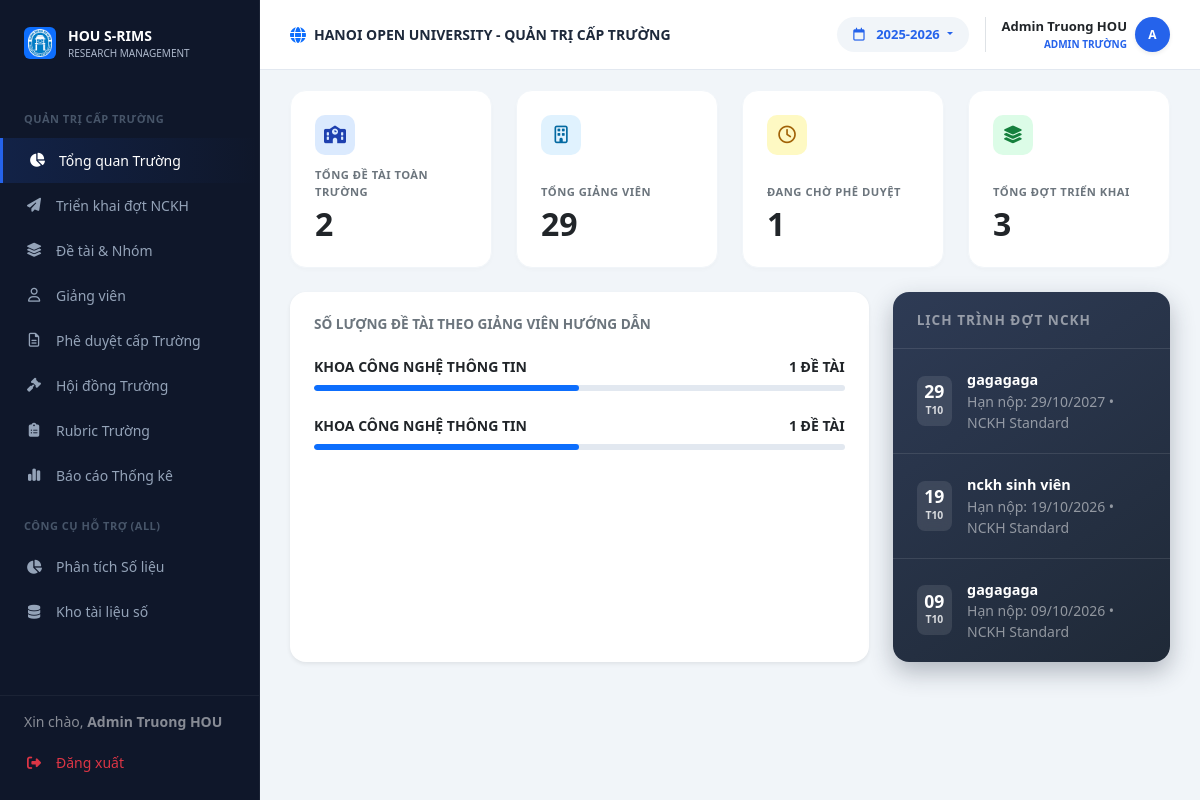
The page /admin (signed in) on the database its author committed.
### models.py (models this page shows, shortened)
class User(db.Model):
    __tablename__ = 'users'
    id = db.Column(db.Integer, primary_key=True)
    username = db.Column(db.String(50), unique=True, nullable=False)
    password_hash = db.Column(db.Text, nullable=False)
    full_name = db.Column(db.String(100), nullable=False)
    email = db.Column(db.String(120), unique=True, nullable=False)
    phone = db.Column(db.String(20), nullable=True)
    bio = db.Column(db.Text, nullable=True)
    role = db.Column(db.String(20), nullable=False) # Admin, Lecturer, Student
    student_id = db.Column(db.String(20), nullable=True)   # MSSV for students
    faculty = db.Column(db.String(100), nullable=True)      # faculty / department
    topics_mentored = db.relationship('Topic', backref='mentor', lazy=True)
    group_memberships = db.relationship('GroupMember', backref='student', lazy=True)
    @property
    def password(self):
        return self.password_hash

class Batch(db.Model):
    __tablename__ = 'batches'
    id = db.Column(db.Integer, primary_key=True)
    name = db.Column(db.String(100), nullable=False)
    type = db.Column(db.String(50), nullable=True, default='NCKH')
    start_date = db.Column(db.DateTime, nullable=True)
    end_date = db.Column(db.DateTime, nullable=True)
    submission_deadline = db.Column(db.DateTime, nullable=True)
    status = db.Column(db.String(20), default='active') # active, completed
    academic_year = db.Column(db.String(20), default='2025-2026')
    guidance_doc = db.Column(db.String(255), nullable=True)
    description = db.Column(db.Text, nullable=True)
    created_at = db.Column(db.DateTime, default=datetime.utcnow)
    topics = db.relationship('Topic', backref='batch', lazy=True)
    groups = db.relationship('Group', backref='batch', lazy=True)

### routes/web.py (the view)
@web_bp.route('/admin')
def admin_page():
    if session.get('role') not in ['admin', 'faculty']:
        return redirect(url_for('auth.login'))
    from models import Topic, User, Batch, Council, Group
    topics = Topic.query.all()
    users = User.query.all()
    batches = Batch.query.order_by(Batch.id.desc()).all()
    councils = Council.query.all()
    groups = Group.query.all()
    return render_template('admin.html', topics=topics, users=users, batches=batches, councils=councils, groups=groups)

### templates/admin.html (shortened to what this page needs)
{% extends "base.html" %}
{% block content %}
    <div class="top-bar">
        <div class="d-flex align-items-center gap-2">
            <i class="fa-solid fa-globe text-primary"></i>
            <span class="fw-bold text-uppercase small">HANOI OPEN UNIVERSITY - QUẢN TRỊ CẤP TRƯỜNG</span>
        </div>
        <div class="d-flex align-items-center gap-3">
            <div class="dropdown">
                <button class="year-select dropdown-toggle" type="button" data-bs-toggle="dropdown" style="background: #f1f5f9; border: none; padding: 8px 16px; border-radius: 20px; color: #2563eb; font-weight: 600; font-size: 13px;">
                    <i class="fa-regular fa-calendar me-2"></i> 2025-2026
                </button>
            </div>
            <div class="dropdown border-start ps-3">
                <div class="d-flex align-items-center gap-2 cursor-pointer dropdown-toggle no-arrow" data-bs-toggle="dropdown">
                    <div class="text-end">
                        <div class="fw-bold text-dark" style="font-size: 13px;">
                            {{ session.get('user_name', 'Admin Trường') }}
                        </div>
                        <div class="fw-bold text-uppercase" style="font-size: 10px; color: #2563eb !important;">
                            ADMIN TRƯỜNG
                        </div>
                    </div>
                    <div class="rounded-circle text-white d-flex align-items-center justify-content-center fw-bold shadow-sm" style="width: 35px; height: 35px; font-size: 12px; background: #2563eb !important;">
                        {{ session.get('user_name', 'A')[0] | upper }}
                    </div>
                </div>
            </div>
        </div>
    </div>
    <div class="content-area">
        <div id="view-overview" class="fade-in">
            <div class="row g-4 mb-4">
                <div class="col-md-3">
                    <div class="stat-card-simple">
                        <div class="stat-icon-wrapper bg-primary-subtle text-primary">
                            <i class="fa-solid fa-school"></i>
                        </div>
                        <div>
                            <div class="text-secondary fw-bold small text-uppercase mb-1" style="font-size: 0.7rem; letter-spacing: 0.5px;">TỔNG ĐỀ TÀI TOÀN TRƯỜNG</div>
                            <div class="h2 fw-bold text-dark mb-0">{{ topics | length }}</div>
                        </div>
                    </div>
                </div>
                <div class="col-md-3">
                    <div class="stat-card-simple">
                        <div class="stat-icon-wrapper bg-info-subtle text-info">
                            <i class="fa-regular fa-building"></i>
                        </div>
                        <div>
                            <div class="text-secondary fw-bold small text-uppercase mb-1" style="font-size: 0.7rem; letter-spacing: 0.5px;">TỔNG GIẢNG VIÊN</div>
                            <div class="h2 fw-bold text-dark mb-0">{{ users | selectattr('role', 'equalto', 'Lecturer') | list | length }}</div>
                        </div>
                    </div>
                </div>
                <div class="col-md-3">
                    <div class="stat-card-simple">
                        <div class="stat-icon-wrapper bg-warning-subtle text-warning">
                            <i class="fa-regular fa-clock"></i>
                        </div>
                        <div>
                            <div class="text-secondary fw-bold small text-uppercase mb-1" style="font-size: 0.7rem; letter-spacing: 0.5px;">ĐANG CHỜ PHÊ DUYỆT</div>
                            <div class="h2 fw-bold text-dark mb-0">{{ topics | selectattr('status', 'equalto', 'pending') | list | length }}</div>
                        </div>
                    </div>
                </div>
                <div class="col-md-3">
                    <div class="stat-card-simple">
                        <div class="stat-icon-wrapper bg-success-subtle text-success">
                            <i class="fa-solid fa-layer-group"></i>
                        </div>
                        <div>
                            <div class="text-secondary fw-bold small text-uppercase mb-1" style="font-size: 0.7rem; letter-spacing: 0.5px;">TỔNG ĐỢT TRIỂN KHAI</div>
                            <div class="h2 fw-bold text-dark mb-0">{{ batches | length }}</div>
                        </div>
                    </div>
                </div>
            </div>
            <div class="row g-4">
                <div class="col-md-8">
                    <div class="card border-0 shadow-sm p-4 h-100 rounded-4">
                        <h6 class="fw-bold mb-4 text-secondary text-uppercase" style="font-size: 0.85rem;">SỐ LƯỢNG ĐỀ TÀI THEO GIẢNG VIÊN HƯỚNG DẫN</h6>
                        {% set mentor_stats = {} %}
                        {% for t in topics %}
                            {% if t.mentor_id %}
                                {% set m = users | selectattr('id', 'equalto', t.mentor_id) | first %}
                                {% if m %}
                                    {% set fac = m.faculty or 'Không rõ' %}
                                    {% if fac not in mentor_stats %}
                                        {% set _ = mentor_stats.update({fac: 0}) %}
                                    {% endif %}
                                    {% set _ = mentor_stats.update({fac: mentor_stats[fac] + 1}) %}
                                {% endif %}
                            {% endif %}
                        {% endfor %}
                        {% set total = topics | length %}
                        {% if topics %}
                            {% for fac, cnt in mentor_stats.items() %}
                            {% set pct = ((cnt / total) * 100) | int if total > 0 else 0 %}
                            <div class="mb-4">
                                <div class="d-flex justify-content-between mb-2">
                                    <span class="fw-bold text-dark text-uppercase small">{{ fac }}</span>
                                    <span class="fw-bold text-dark small">{{ cnt }} ĐỀ TÀI</span>
                                </div>
                                <div class="progress progress-custom" style="height: 6px;">
                                    <div class="progress-bar bg-primary" style="width: {{ pct }}%; border-radius: 10px;"></div>
                                </div>
                            </div>
                            {% endfor %}
                        {% else %}
                            <div class="text-center text-muted py-5">
                                <i class="fa-solid fa-chart-simple fs-1 mb-3 d-block opacity-25"></i>
                                <div class="small fw-bold">Chưa có dữ liệu đề tài</div>
                                <div class="small">Dữ liệu hiện thị sau khi Sinh viên đăng ký đề tài</div>
                            </div>
                        {% endif %}
                    </div>
                </div>
                <div class="col-md-4">
                    <div class="card card-schedule-dark h-100">
                        <div class="card-header">
                            <h6 class="fw-bold mb-0 text-uppercase text-white-50" style="font-size: 0.85rem; letter-spacing: 1px;">LỊCH TRÌNH ĐỢT NCKH</h6>
                        </div>
                        <div class="card-body p-0">
                            <div class="list-group list-group-flush">
                                {% if batches %}
                                    {% for b in batches %}
                                    <div class="list-group-item d-flex align-items-center hover-shadow">
                                        <div class="date-box-light">
                                            <div class="day">{{ b.submission_deadline.strftime('%d') if b.submission_deadline else '--' }}</div>
                                            <div class="month">{{ b.submission_deadline.strftime('T%m') if b.submission_deadline else '---' }}</div>
                                        </div>
                                        <div class="flex-grow-1">
                                            <div class="fw-bold text-white" style="font-size: 0.9rem;">{{ b.name }}</div>
                                            <div class="small text-white-50">Hạn nộp: {{ b.submission_deadline.strftime('%d/%m/%Y') if b.submission_deadline else 'Chưa có' }} • {{ b.type or 'NCKH' }}</div>
                                        </div>
                                    </div>
                                    {% endfor %}
                                {% else %}
                                    <div class="text-center text-white-50 p-4 small">Chưa có lịch trình. Hãy tạo đợt NCKH mới.</div>
                                {% endif %}
                            </div>
                        </div>
                    </div>
                </div>
            </div>
        </div>
                        {% set lecturers = users | selectattr('role', 'equalto', 'Lecturer') | list %}
    </div>
{% endblock %}

### templates/components/sidebar.html (shortened to what this page needs)
<div class="sidebar">
    <div class="sidebar-logo">
        <div class="d-flex align-items-center justify-content-center bg-primary rounded p-1" style="width: 32px; height: 32px;">
            <img src="{{ url_for('static', filename='assets/images/logo.png') }}" alt="" style="max-width:100%;">
        </div>
        <div>
            <div class="fw-bold text-white" style="font-size: 14px;">HOU S-RIMS</div>
            <div style="font-size: 10px; color: #aeb9cc;">RESEARCH MANAGEMENT</div>
        </div>
    </div>
    <div class="sidebar-menu-wrapper" style="flex: 1; overflow-y: auto; padding-bottom: 100px;">
    {% if session.get('role') == 'admin' %}
    <div class="menu-category">QUẢN TRỊ CẤP TRƯỜNG</div>
    <a href="{{ url_for('web.admin_page') }}#overview" onclick="{% if request.endpoint == 'web.admin_page' %}event.preventDefault(); switchTab('overview', this){% endif %}" class="nav-link">
        <i class="fa-solid fa-chart-pie"></i> Tổng quan Trường
    </a>
    <a href="{{ url_for('web.admin_page') }}#batches" onclick="{% if request.endpoint == 'web.admin_page' %}event.preventDefault(); switchTab('batches', this){% endif %}" class="nav-link">
        <i class="fa-solid fa-paper-plane"></i> Triển khai đợt NCKH
    </a>
    <a href="{{ url_for('web.admin_page') }}#topics" onclick="{% if request.endpoint == 'web.admin_page' %}event.preventDefault(); switchTab('topics', this){% endif %}" class="nav-link">
        <i class="fa-solid fa-layer-group"></i> Đề tài & Nhóm
    </a>
    <a href="{{ url_for('web.admin_page') }}#lecturers" onclick="{% if request.endpoint == 'web.admin_page' %}event.preventDefault(); switchTab('lecturers', this){% endif %}" class="nav-link">
        <i class="fa-regular fa-user"></i> Giảng viên
    </a>
    <a href="{{ url_for('web.admin_page') }}#approvals" onclick="{% if request.endpoint == 'web.admin_page' %}event.preventDefault(); switchTab('approvals', this){% endif %}" class="nav-link">
        <i class="fa-regular fa-file-lines"></i> Phê duyệt cấp Trường
    </a>
    <a href="{{ url_for('web.admin_page') }}#councils" onclick="{% if request.endpoint == 'web.admin_page' %}event.preventDefault(); switchTab('councils', this){% endif %}" class="nav-link">
        <i class="fa-solid fa-gavel"></i> Hội đồng Trường
    </a>
    <a href="{{ url_for('web.admin_page') }}#rubric" onclick="{% if request.endpoint == 'web.admin_page' %}event.preventDefault(); switchTab('rubric', this){% endif %}" class="nav-link">
        <i class="fa-solid fa-clipboard-list"></i> Rubric Trường
    </a>
    <a href="{{ url_for('web.admin_page') }}#reports" onclick="{% if request.endpoint == 'web.admin_page' %}event.preventDefault(); switchTab('reports', this){% endif %}" class="nav-link">
        <i class="fa-solid fa-chart-simple"></i> Báo cáo Thống kê
    </a>
    {% endif %}
    <div class="menu-category">CÔNG CỤ HỖ TRỢ (ALL)</div>
    <a href="{{ url_for('web.analysis_page') }}" class="nav-link {{ 'active-main' if request.endpoint == 'web.analysis_page' else '' }}">
        <i class="fa-solid fa-chart-pie"></i> Phân tích Số liệu
    </a>
    <a href="{{ url_for('web.repository_page') }}" class="nav-link {{ 'active-main' if request.endpoint == 'web.repository_page' else '' }}">
        <i class="fa-solid fa-database"></i> Kho tài liệu số
    </a>
    </div>
    <div class="sidebar-footer" style="position: absolute; bottom: 0; left: 0; right: 0; background: var(--sidebar-bg); border-top: 1px solid rgba(255,255,255,0.05); padding: 15px 0;">
        <div class="px-4 mb-2 text-white small opacity-50">
            Xin chào, <strong>{{ session.get('user_name', 'Khách') }}</strong>
        </div>
        <a href="{{ url_for('auth.logout') }}" class="nav-link text-danger">
            <i class="fa-solid fa-right-from-bracket"></i> Đăng xuất
        </a>
    </div>
</div>

### rows shown on the page
User: get "Admin Truong HOU"
User: faculty "KHOA CÔNG NGHỆ THÔNG TIN", cnt "1", {{ pct }} 50 (drawn)
User: faculty "KHOA CÔNG NGHỆ THÔNG TIN", cnt "1", {{ pct }} 50 (drawn)
Batch: submission_deadline "29", submission_deadline "T10", name "gagagaga", submission_deadline "29/10/2027", type "NCKH Standard"
Batch: submission_deadline "19", submission_deadline "T10", name "nckh sinh viên", submission_deadline "19/10/2026", type "NCKH Standard"
Batch: submission_deadline "09", submission_deadline "T10", name "gagagaga", submission_deadline "09/10/2026", type "NCKH Standard"

### other values the page prints
{{ session.get('user_name', 'A')[0] | upper }} "A"
{{ topics | length }} "2"
{{ users | selectattr('role', 'equalto', 'Lecturer') | list | length }} "29"
{{ topics | selectattr('status', 'equalto', 'pending') | list | length }} "1"
{{ batches | length }} "3"
